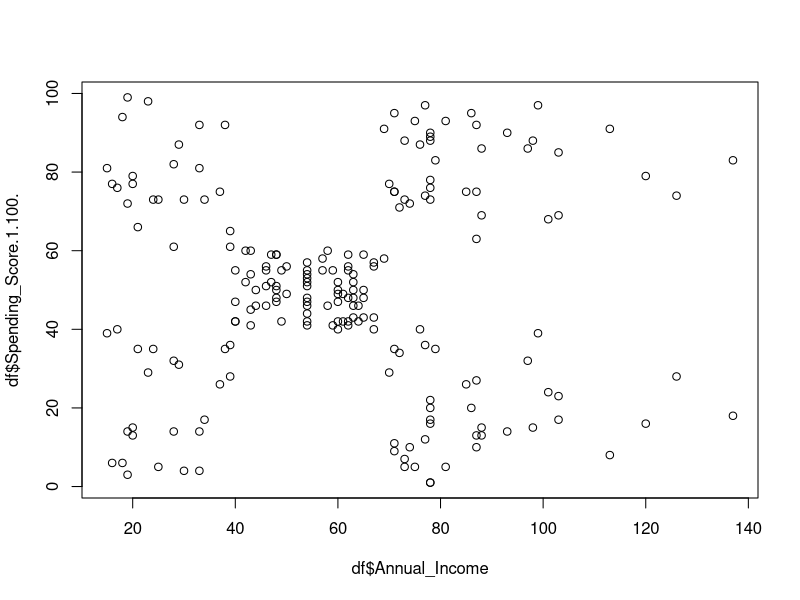

R code for this plot:
df = read.csv('./training/data/retailstore_customers.csv')
df['Gender'] = ifelse(df$Gender == 'Male', 1, 0)

png('./training/data/paying.png')

plot(df$Annual_Income, df$Spending_Score.1.100.)

dev.off()